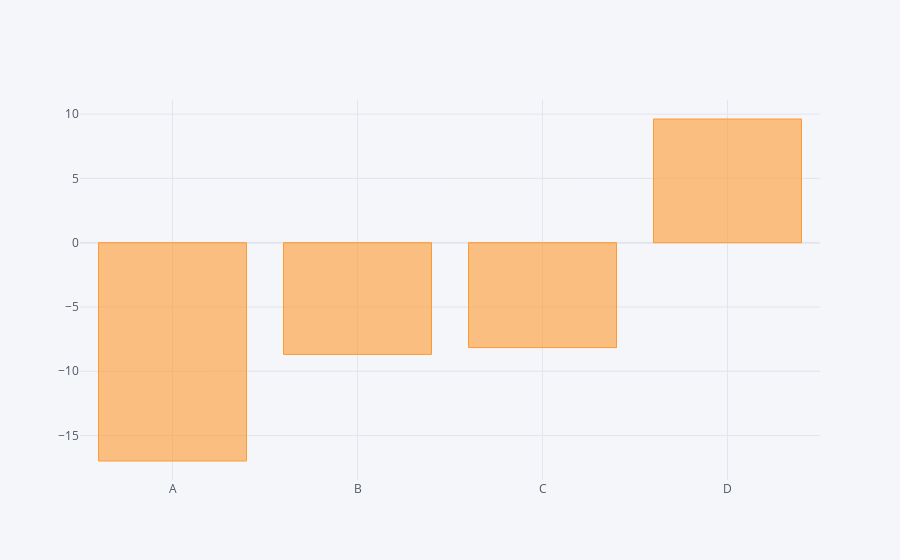

Notebook code for this chart:
### Code cell
df.sum().iplot(kind='bar')
#use an aggregate fuc\cntion or else it plots for every point

### Figure 1 — Plotly figure (JSON) as saved in the notebook; plotly's stock layout.template omitted (floating-point values rounded to 4 significant figures)
{"data": [{"marker": {"color": "rgba(255, 153, 51, 0.6)", "line": {"color": "rgba(255, 153, 51, 1.0)", "width": 1}}, "name": "None", "orientation": "v", "text": "", "type": "bar", "x": ["A", "B", "C", "D"], "y": [-16.98, -8.688, -8.16, 9.619]}], "layout": {"legend": {"bgcolor": "#F5F6F9", "font": {"color": "#4D5663"}}, "paper_bgcolor": "#F5F6F9", "plot_bgcolor": "#F5F6F9", "title": {"font": {"color": "#4D5663"}}, "xaxis": {"gridcolor": "#E1E5ED", "showgrid": true, "tickfont": {"color": "#4D5663"}, "title": {"font": {"color": "#4D5663"}, "text": ""}, "zerolinecolor": "#E1E5ED"}, "yaxis": {"gridcolor": "#E1E5ED", "showgrid": true, "tickfont": {"color": "#4D5663"}, "title": {"font": {"color": "#4D5663"}, "text": ""}, "zerolinecolor": "#E1E5ED"}}}
